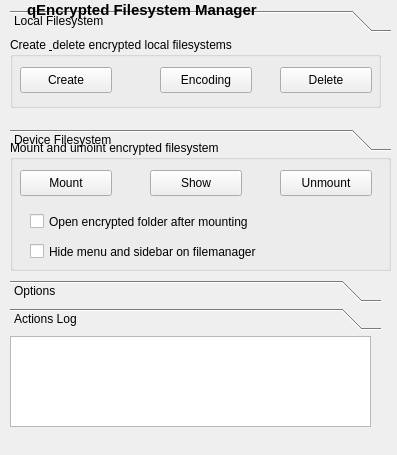
<ui version="4.0" >
 <class>Form</class>
 <widget class="QWidget" name="Form" >
  <property name="geometry" >
   <rect>
    <x>0</x>
    <y>0</y>
    <width>397</width>
    <height>455</height>
   </rect>
  </property>
  <property name="windowTitle" >
   <string>Form</string>
  </property>
  <widget class="QToolBox" name="toolBox" >
   <property name="geometry" >
    <rect>
     <x>10</x>
     <y>10</y>
     <width>381</width>
     <height>141</height>
    </rect>
   </property>
   <property name="currentIndex" >
    <number>0</number>
   </property>
   <widget class="QWidget" name="page" >
    <property name="geometry" >
     <rect>
      <x>0</x>
      <y>0</y>
      <width>371</width>
      <height>73</height>
     </rect>
    </property>
    <attribute name="label" >
     <string>Local Filesystem</string>
    </attribute>
    <widget class="QGroupBox" name="groupLocalFS" >
     <property name="geometry" >
      <rect>
       <x>0</x>
       <y>-1</y>
       <width>371</width>
       <height>71</height>
      </rect>
     </property>
     <property name="title" >
      <string>Create &amp; delete encrypted local filesystems</string>
     </property>
     <widget class="QPushButton" name="createButton" >
      <property name="geometry" >
       <rect>
        <x>10</x>
        <y>30</y>
        <width>92</width>
        <height>26</height>
       </rect>
      </property>
      <property name="text" >
       <string>Create</string>
      </property>
     </widget>
     <widget class="QPushButton" name="encodingButton" >
      <property name="geometry" >
       <rect>
        <x>150</x>
        <y>30</y>
        <width>92</width>
        <height>26</height>
       </rect>
      </property>
      <property name="text" >
       <string>Encoding</string>
      </property>
     </widget>
     <widget class="QPushButton" name="deleteButton" >
      <property name="geometry" >
       <rect>
        <x>270</x>
        <y>30</y>
        <width>92</width>
        <height>26</height>
       </rect>
      </property>
      <property name="text" >
       <string>Delete</string>
      </property>
     </widget>
    </widget>
   </widget>
   <widget class="QWidget" name="page_2" >
    <property name="geometry" >
     <rect>
      <x>0</x>
      <y>0</y>
      <width>371</width>
      <height>73</height>
     </rect>
    </property>
    <attribute name="label" >
     <string>Device Filesystem</string>
    </attribute>
    <widget class="QGroupBox" name="groupDeviceFS" >
     <property name="geometry" >
      <rect>
       <x>0</x>
       <y>0</y>
       <width>371</width>
       <height>71</height>
      </rect>
     </property>
     <property name="title" >
      <string>Create &amp; delete encrypted device filesystems</string>
     </property>
     <widget class="QPushButton" name="createDevButton" >
      <property name="geometry" >
       <rect>
        <x>10</x>
        <y>30</y>
        <width>92</width>
        <height>26</height>
       </rect>
      </property>
      <property name="text" >
       <string>Create</string>
      </property>
     </widget>
     <widget class="QPushButton" name="encodingDevButton" >
      <property name="geometry" >
       <rect>
        <x>140</x>
        <y>30</y>
        <width>92</width>
        <height>26</height>
       </rect>
      </property>
      <property name="text" >
       <string>Encoding</string>
      </property>
     </widget>
     <widget class="QPushButton" name="deleteDevButton" >
      <property name="geometry" >
       <rect>
        <x>270</x>
        <y>30</y>
        <width>92</width>
        <height>26</height>
       </rect>
      </property>
      <property name="text" >
       <string>Delete</string>
      </property>
     </widget>
    </widget>
   </widget>
  </widget>
  <widget class="QGroupBox" name="groupBox_2" >
   <property name="geometry" >
    <rect>
     <x>10</x>
     <y>140</y>
     <width>381</width>
     <height>131</height>
    </rect>
   </property>
   <property name="title" >
    <string>Mount and umoint encrypted filesystem</string>
   </property>
   <widget class="QPushButton" name="mountButton" >
    <property name="geometry" >
     <rect>
      <x>10</x>
      <y>30</y>
      <width>92</width>
      <height>26</height>
     </rect>
    </property>
    <property name="text" >
     <string>Mount</string>
    </property>
   </widget>
   <widget class="QPushButton" name="showButton" >
    <property name="geometry" >
     <rect>
      <x>140</x>
      <y>30</y>
      <width>92</width>
      <height>26</height>
     </rect>
    </property>
    <property name="text" >
     <string>Show</string>
    </property>
   </widget>
   <widget class="QPushButton" name="umountButton" >
    <property name="geometry" >
     <rect>
      <x>270</x>
      <y>30</y>
      <width>92</width>
      <height>26</height>
     </rect>
    </property>
    <property name="text" >
     <string>Unmount</string>
    </property>
   </widget>
   <widget class="QCheckBox" name="checkPopup" >
    <property name="geometry" >
     <rect>
      <x>20</x>
      <y>70</y>
      <width>231</width>
      <height>23</height>
     </rect>
    </property>
    <property name="text" >
     <string>Open encrypted folder after mounting</string>
    </property>
   </widget>
   <widget class="QCheckBox" name="checkHideaddress" >
    <property name="geometry" >
     <rect>
      <x>20</x>
      <y>100</y>
      <width>241</width>
      <height>23</height>
     </rect>
    </property>
    <property name="text" >
     <string>Hide menu and sidebar on filemanager</string>
    </property>
   </widget>
  </widget>
  <widget class="QLabel" name="label" >
   <property name="geometry" >
    <rect>
     <x>27</x>
     <y>0</y>
     <width>361</width>
     <height>20</height>
    </rect>
   </property>
   <property name="font" >
    <font>
     <pointsize>11</pointsize>
     <weight>75</weight>
     <bold>true</bold>
    </font>
   </property>
   <property name="layoutDirection" >
    <enum>Qt::RightToLeft</enum>
   </property>
   <property name="text" >
    <string>qEncrypted Filesystem Manager</string>
   </property>
  </widget>
  <widget class="QToolBox" name="toolBox_2" >
   <property name="geometry" >
    <rect>
     <x>10</x>
     <y>280</y>
     <width>371</width>
     <height>161</height>
    </rect>
   </property>
   <property name="currentIndex" >
    <number>1</number>
   </property>
   <widget class="QWidget" name="page_3" >
    <property name="geometry" >
     <rect>
      <x>0</x>
      <y>0</y>
      <width>361</width>
      <height>93</height>
     </rect>
    </property>
    <attribute name="label" >
     <string>Options</string>
    </attribute>
    <widget class="QCheckBox" name="checkStartWith" >
     <property name="geometry" >
      <rect>
       <x>20</x>
       <y>50</y>
       <width>121</width>
       <height>23</height>
      </rect>
     </property>
     <property name="text" >
      <string>Start with system</string>
     </property>
    </widget>
    <widget class="QCheckBox" name="checkStartTrayed" >
     <property name="geometry" >
      <rect>
       <x>150</x>
       <y>50</y>
       <width>91</width>
       <height>23</height>
      </rect>
     </property>
     <property name="text" >
      <string>Start trayed</string>
     </property>
    </widget>
    <widget class="QPushButton" name="hideToTrayButton" >
     <property name="geometry" >
      <rect>
       <x>260</x>
       <y>50</y>
       <width>92</width>
       <height>26</height>
      </rect>
     </property>
     <property name="text" >
      <string>Hide in panel</string>
     </property>
    </widget>
    <widget class="QLineEdit" name="passwordline" >
     <property name="geometry" >
      <rect>
       <x>160</x>
       <y>0</y>
       <width>191</width>
       <height>27</height>
      </rect>
     </property>
    </widget>
    <widget class="QLabel" name="label_2" >
     <property name="geometry" >
      <rect>
       <x>20</x>
       <y>0</y>
       <width>111</width>
       <height>17</height>
      </rect>
     </property>
     <property name="text" >
      <string>Enter password</string>
     </property>
    </widget>
    <widget class="QCheckBox" name="checkShow" >
     <property name="geometry" >
      <rect>
       <x>20</x>
       <y>20</y>
       <width>121</width>
       <height>23</height>
      </rect>
     </property>
     <property name="text" >
      <string>Show password</string>
     </property>
    </widget>
   </widget>
   <widget class="QWidget" name="page_4" >
    <property name="geometry" >
     <rect>
      <x>0</x>
      <y>0</y>
      <width>361</width>
      <height>93</height>
     </rect>
    </property>
    <attribute name="label" >
     <string>Actions Log</string>
    </attribute>
    <widget class="QTextBrowser" name="textEdit1" >
     <property name="geometry" >
      <rect>
       <x>0</x>
       <y>0</y>
       <width>361</width>
       <height>91</height>
      </rect>
     </property>
    </widget>
   </widget>
  </widget>
 </widget>
 <resources/>
 <connections/>
</ui>
